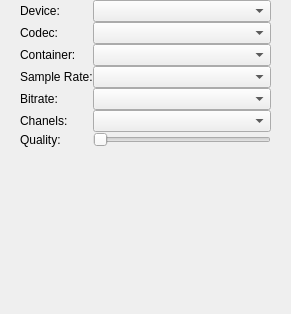
         <widget class="QWidget" name="rec_options">
          <property name="geometry">
           <rect>
            <x>0</x>
            <y>0</y>
            <width>291</width>
            <height>314</height>
           </rect>
          </property>
          <attribute name="label">
           <string>Recording Options</string>
          </attribute>
          <widget class="QWidget" name="layoutWidget">
           <property name="geometry">
            <rect>
             <x>20</x>
             <y>0</y>
             <width>251</width>
             <height>355</height>
            </rect>
           </property>
           <layout class="QFormLayout" name="formLayout">
            <property name="sizeConstraint">
             <enum>QLayout::SetDefaultConstraint</enum>
            </property>
            <property name="horizontalSpacing">
             <number>0</number>
            </property>
            <property name="verticalSpacing">
             <number>0</number>
            </property>
            <item row="1" column="0">
             <widget class="QLabel" name="label">
              <property name="text">
               <string>Device:</string>
              </property>
             </widget>
            </item>
            <item row="1" column="1">
             <widget class="QComboBox" name="audioDeviceBox"/>
            </item>
            <item row="2" column="0">
             <widget class="QLabel" name="label_2">
              <property name="text">
               <string>Codec:</string>
              </property>
             </widget>
            </item>
            <item row="3" column="0">
             <widget class="QLabel" name="label_4">
              <property name="text">
               <string>Container:</string>
              </property>
             </widget>
            </item>
            <item row="4" column="0">
             <widget class="QLabel" name="label_11">
              <property name="text">
               <string>Sample Rate:</string>
              </property>
             </widget>
            </item>
            <item row="5" column="0">
             <widget class="QLabel" name="label_12">
              <property name="text">
               <string>Bitrate:</string>
              </property>
             </widget>
            </item>
            <item row="2" column="1">
             <widget class="QComboBox" name="audioCodecBox"/>
            </item>
            <item row="3" column="1">
             <widget class="QComboBox" name="containerBox"/>
            </item>
            <item row="4" column="1">
             <widget class="QComboBox" name="sampleRateBox"/>
            </item>
            <item row="5" column="1">
             <widget class="QComboBox" name="bitrateBox"/>
            </item>
            <item row="6" column="1">
             <widget class="QComboBox" name="channelsBox"/>
            </item>
            <item row="6" column="0">
             <widget class="QLabel" name="label_13">
              <property name="text">
               <string>Chanels:</string>
              </property>
             </widget>
            </item>
            <item row="7" column="1">
             <widget class="QSlider" name="qualitySlider">
              <property name="orientation">
               <enum>Qt::Horizontal</enum>
              </property>
             </widget>
            </item>
            <item row="7" column="0">
             <widget class="QLabel" name="label_14">
              <property name="text">
               <string>Quality:</string>
              </property>
             </widget>
            </item>
           </layout>
          </widget>
         </widget>
